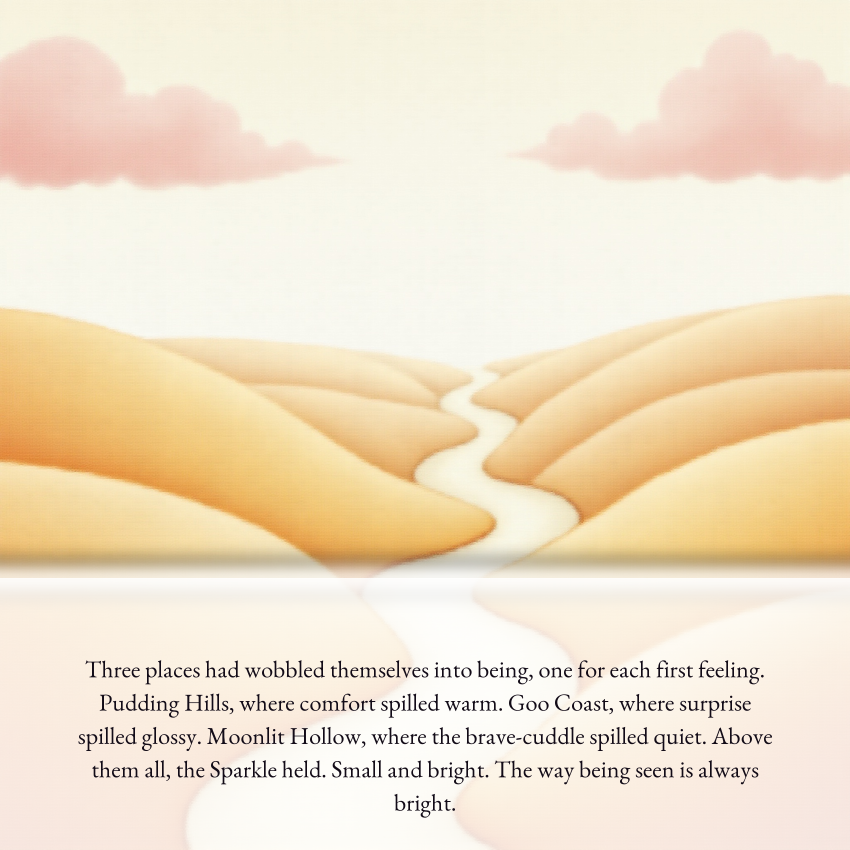
#> input picture book/spreads_rendered/spread_01.png, 2550 x 2550 px, found by its file name (shown at 1/3 size)
$ python contact_sheet.py
#> lines starting #> are read from the running program, lines starting #| are printed output that depends on the picture
"""Build a 6x3 contact sheet of all 18 spread slots — rendered + TBD placeholders."""
import os
from PIL import Image, ImageDraw, ImageFont

SQ = r"C:\Users\chris\Squishy-smash\squishy_smash"
RENDERED = os.path.join(SQ, "book", "spreads_rendered")
OUT = os.path.join(RENDERED, "_contact_sheet.png")
FONT = os.path.join(SQ, "assets", "google_fonts", "Fredoka.ttf")

THUMB = 400
GAP = 18
COLS = 6
ROWS = 3
LABEL_H = 42
PADDING = 30

W = COLS * THUMB + (COLS - 1) * GAP + 2 * PADDING
H = ROWS * (THUMB + LABEL_H) + (ROWS - 1) * GAP + 2 * PADDING

canvas = Image.new("RGB", (W, H), (18, 11, 23))  # brand deep starry-night
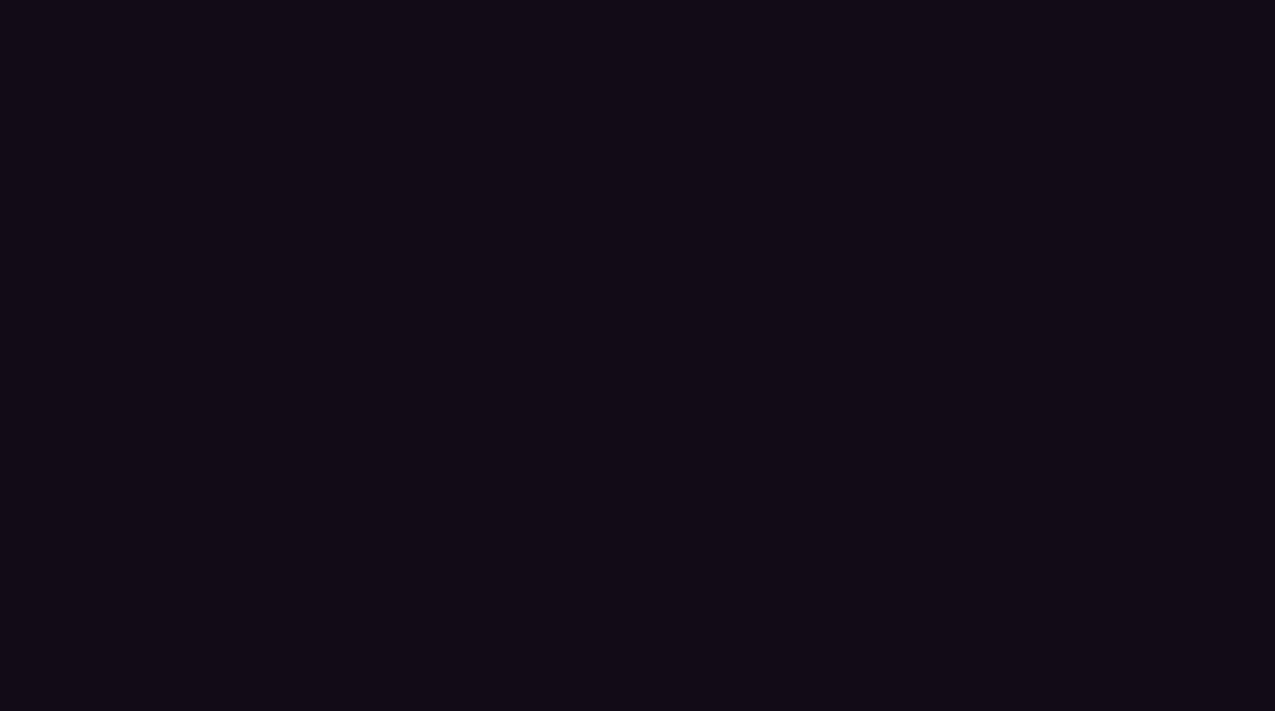
#> canvas: PIL image 2550x1422 RGB (shown at 1/2 size); mean R, G, B 18, 11, 23
draw = ImageDraw.Draw(canvas)
font = ImageFont.truetype(FONT, 22)
font_small = ImageFont.truetype(FONT, 18)

for i in range(1, 19):
    spread_path = os.path.join(RENDERED, f"spread_{i:02d}.png")
    col = (i - 1) % COLS
    row = (i - 1) // COLS
    x = PADDING + col * (THUMB + GAP)
    y = PADDING + row * (THUMB + LABEL_H + GAP)
    if os.path.exists(spread_path):
        img = Image.open(spread_path).convert("RGB")
#> img is the input picture: PIL image 2550x2550 RGB; mean R, G, B 242.1, 226.8, 202.8
        img.thumbnail((THUMB, THUMB), Image.LANCZOS)
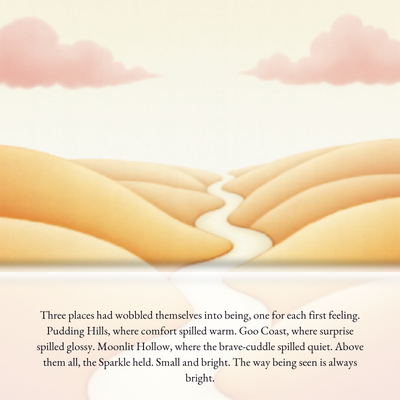
#> img: PIL image 400x400 RGB; mean R, G, B 241.8, 226.6, 202.7
        canvas.paste(img, (x, y))
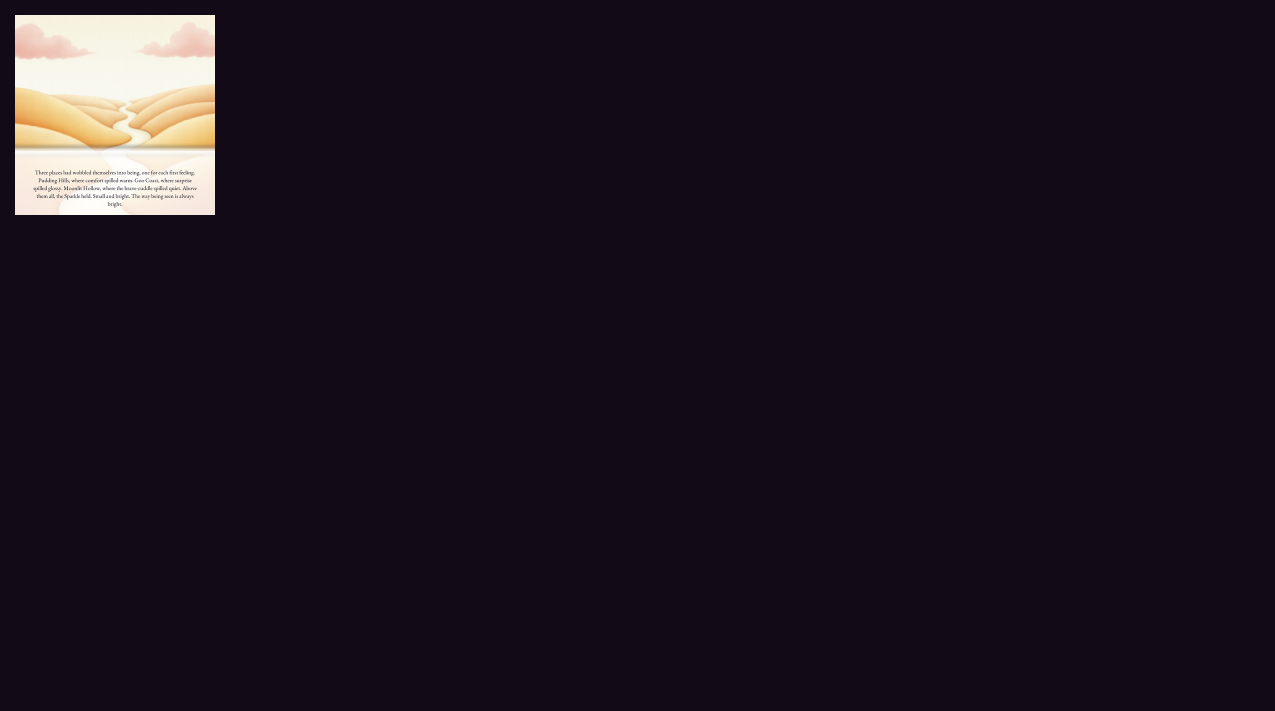
#> canvas: PIL image 2550x1422 RGB (shown at 1/2 size); mean R, G, B 27.9, 20.5, 30.9
        # Subtle border
        draw.rectangle([x, y, x + THUMB - 1, y + THUMB - 1], outline=(80, 60, 100), width=1)
    else:
        # Placeholder for pending special-layout spreads
        draw.rectangle([x, y, x + THUMB, y + THUMB], fill=(40, 28, 60),
                       outline=(120, 90, 150), width=2)
        msg = "TBD\nspecial layout"
        bbox = draw.multiline_textbbox((0, 0), msg, font=font_small, align="center")
        tw, th = bbox[2] - bbox[0], bbox[3] - bbox[1]
        draw.multiline_text((x + (THUMB - tw) // 2, y + (THUMB - th) // 2),
                            msg, fill=(200, 180, 230), font=font_small, align="center")
    label = f"Spread {i}"
    bbox = draw.textbbox((0, 0), label, font=font)
#> bbox = (0, 4, 98, 26)
    tw = bbox[2] - bbox[0]
#> tw = 98
    draw.text((x + (THUMB - tw) // 2, y + THUMB + 8), label,
              fill=(255, 240, 220), font=font)
#> pass 2 of the loop `for i in range(1, 19):`:
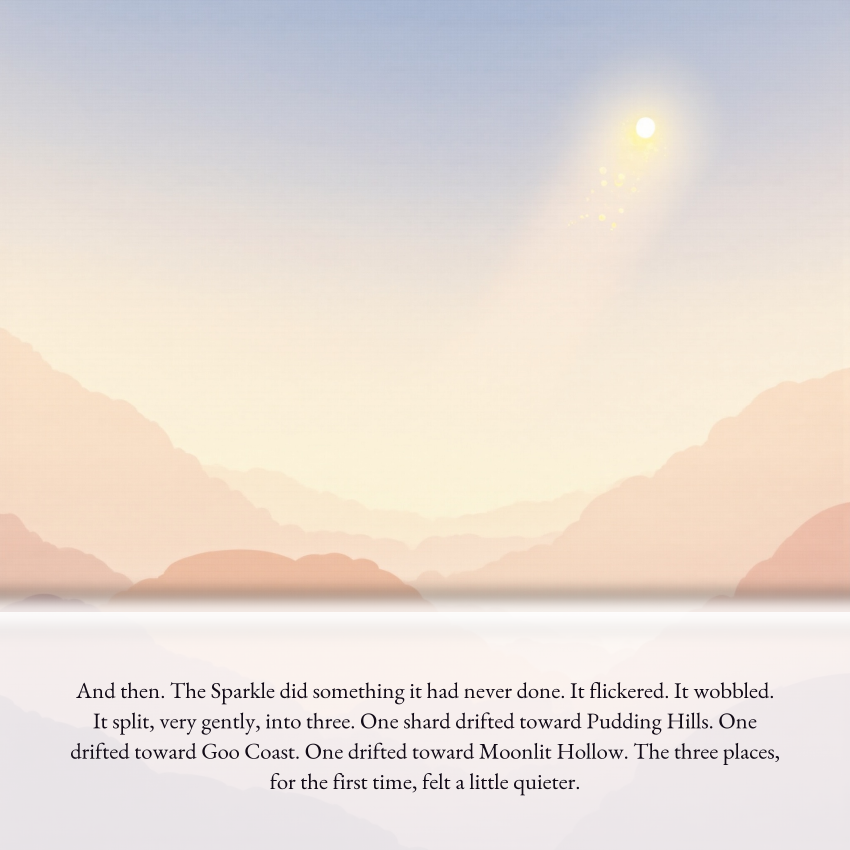
#> input picture book/spreads_rendered/spread_02.png, 2550 x 2550 px, found by its file name (shown at 1/3 size)
#> img is the input picture: PIL image 2550x2550 RGB; mean R, G, B 230.2, 220.5, 214.1
#> `img.thumbnail((THUMB, THUMB), Image.LANCZOS)`:
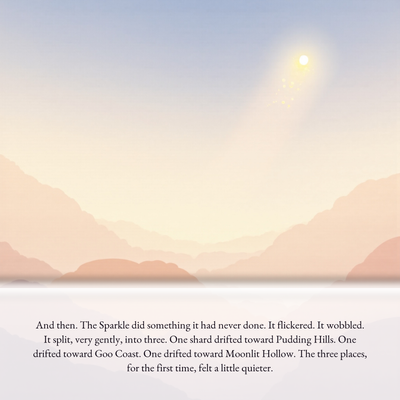
#> img: PIL image 400x400 RGB; mean R, G, B 230, 220.4, 214
#> `canvas.paste(img, (x, y))`:
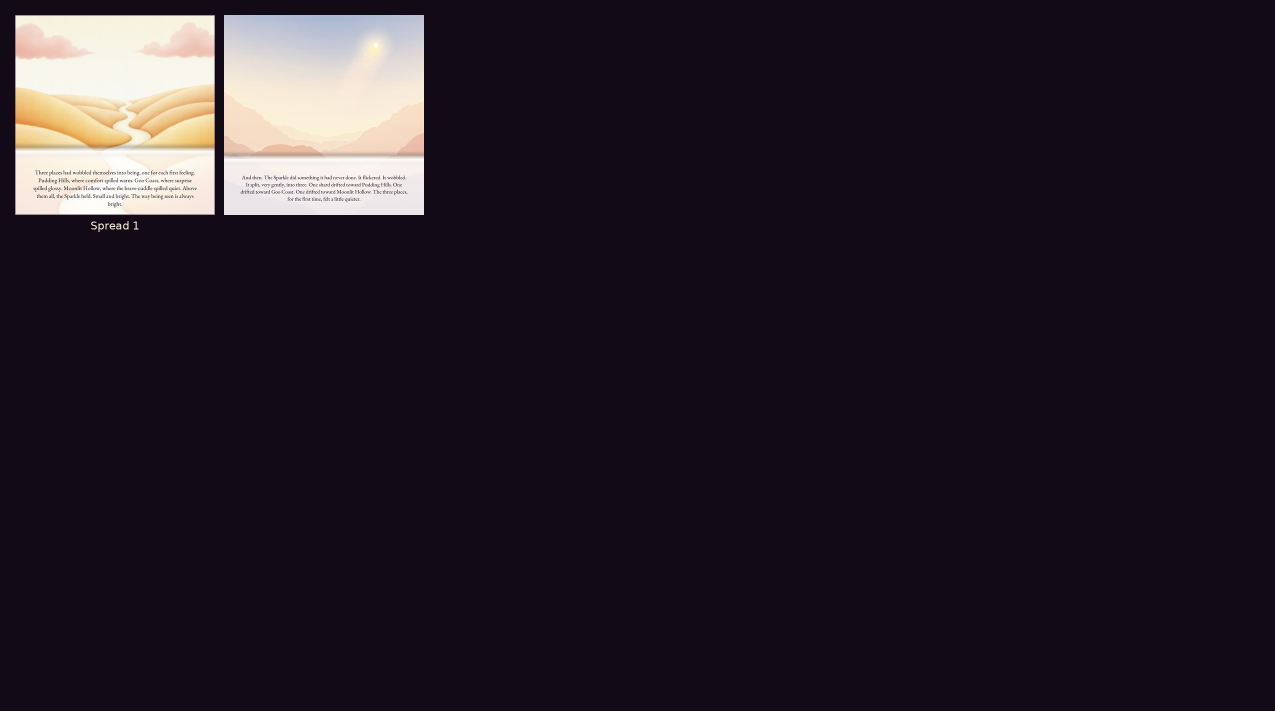
#> canvas: PIL image 2550x1422 RGB (shown at 1/2 size); mean R, G, B 37.2, 29.7, 39.3

canvas.save(OUT, format="PNG", optimize=True)
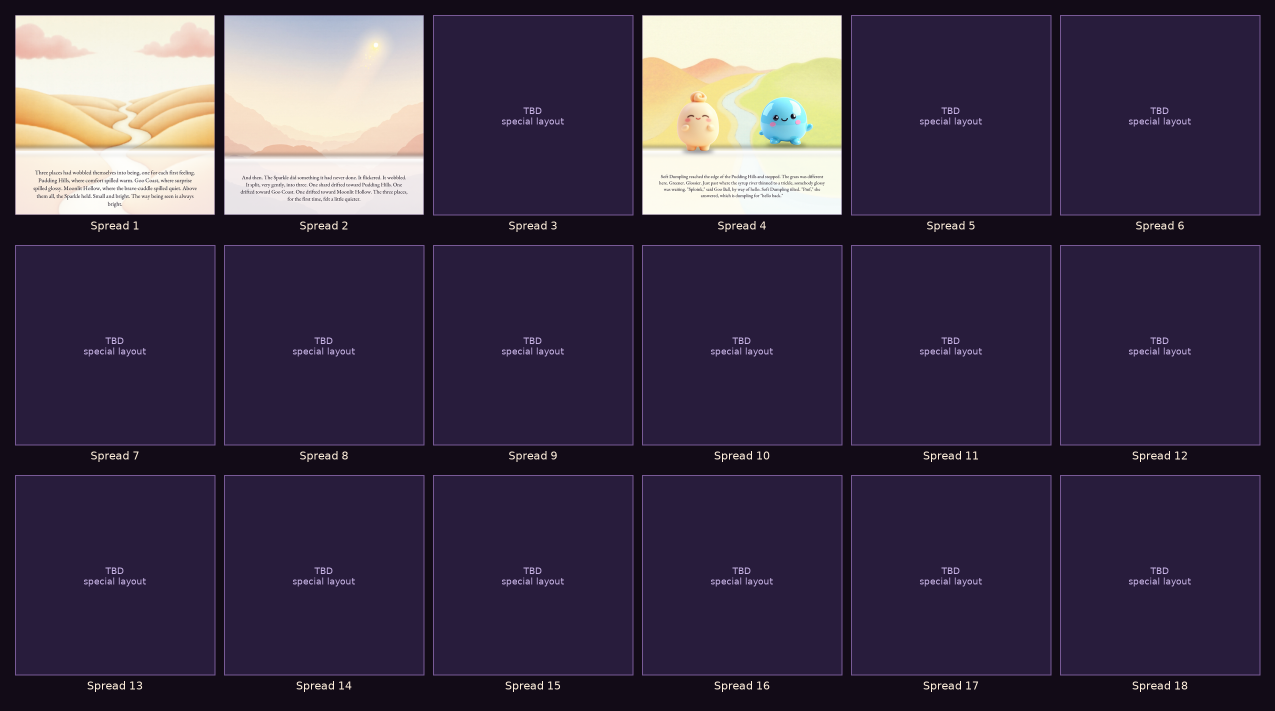
#> saved as _contact_sheet.png: PIL image 2550x1422 RGB (shown at 1/2 size); mean R, G, B 63.4, 52.5, 73.9
print(f"-> {OUT} ({canvas.size})")
#| -> C:\Users\chris\Squishy-smash\squishy_smash/book/spreads_rendered/_contact_sheet.png ((2550, 1422))
